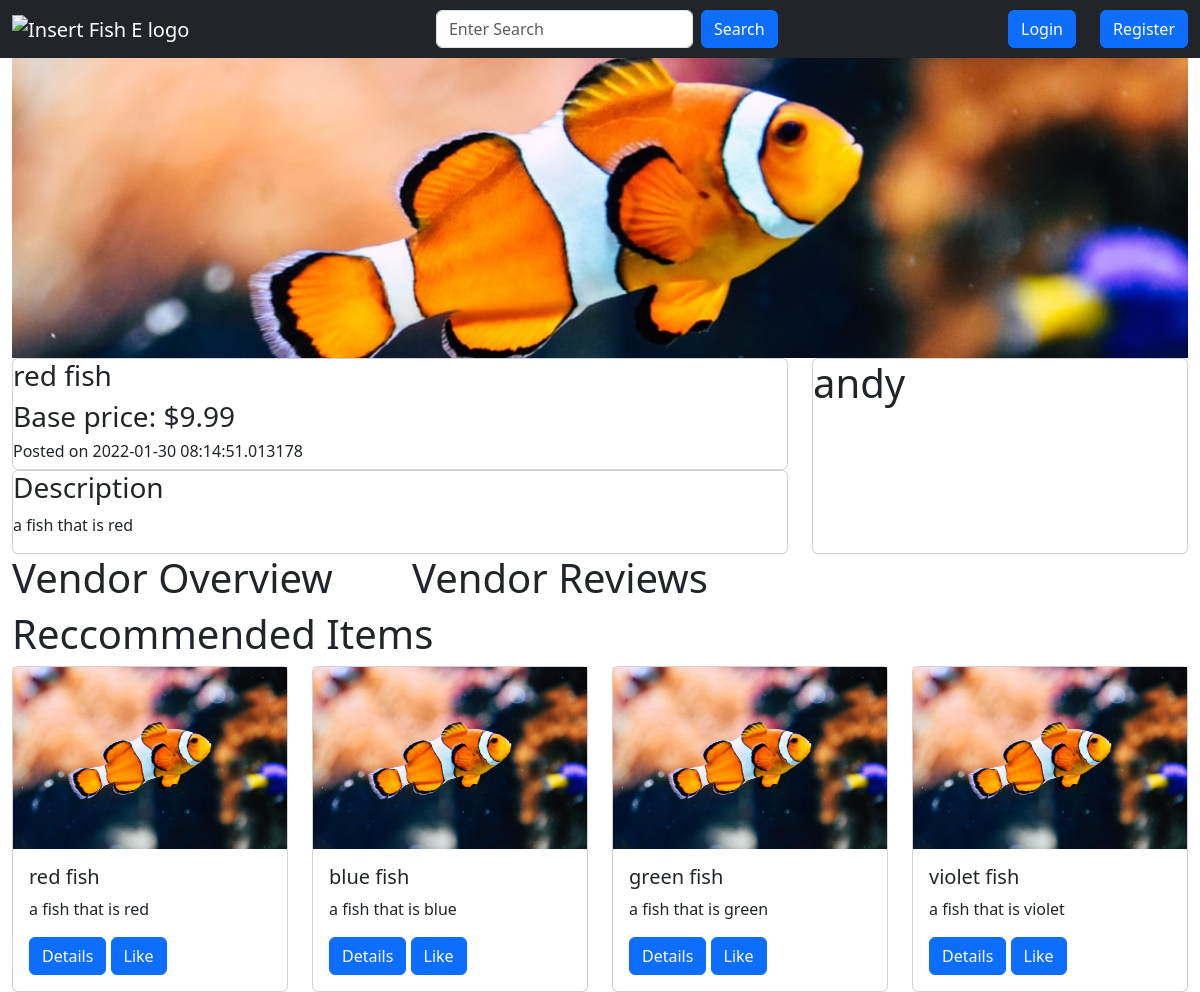
Page /item/1 on the committed database.
### app.py (models this page shows, shortened)
class Item(db.Model):
    id = db.Column(db.Integer, primary_key=True)
    user_id = db.Column(db.Integer, db.ForeignKey("user.id"), nullable=False)
    name = db.Column(db.String(100), nullable=False)
    description = db.Column(db.String(500), nullable=False)
    date_posted = db.Column(db.DateTime, nullable=False, default=datetime.utcnow)
    base_price = db.Column(db.Float, nullable=False)
    image_file = db.Column(db.String(200), nullable=False)
    likes = db.relationship("ItemLike", backref="item", lazy=True)

class User(db.Model, UserMixin):
    id = db.Column(db.Integer, primary_key=True)
    username = db.Column(db.String(20), unique=True, nullable=False)
    email = db.Column(db.String(120), unique=True, nullable=False)
    image_file = db.Column(db.String(20), nullable=False, default="default.jpg")
    password = db.Column(db.String(60), nullable=False)
    items = db.relationship("Item", backref="author", lazy=True)
    reviews = db.relationship("Review", foreign_keys="Review.user_id", backref="author", lazy=True)
    reviewed = db.relationship("Review", foreign_keys="Review.recipient_id", backref="getter", lazy=True)
    liked = db.relationship("ItemLike", foreign_keys="ItemLike.user_id", backref="user", lazy=True)

### app.py (the view)
@app.route("/item/<int:item_id>")
def render_item(item_id):
    r_items = Item.query.limit(4).all()
    form = SearchForm()
    item = Item.query.filter_by(id=item_id).first()
    vendor = User.query.filter_by(id=item.user_id).first()
    if item:
        return render_template("item.html", form=form, item=item, vendor=vendor, r_items=r_items)

### app.py
class SearchForm(FlaskForm):
    search = StringField(
        validators=[DataRequired()], render_kw={"placeholder": "Enter Search"}
    )
    submit = SubmitField("Search")

### templates/item.html (shortened to what this page needs)
{% from 'macros/navbar.html' import navbar %}
{% from 'macros/reccommended_items.html' import reccommended_items %}
{% extends 'base.html' %}
{% block content %}
{{ navbar(form, current_user) }}
<div class="container-fluid">
    <div class="row">
        <div class="col-md-12">
            <img src="{{ url_for('static', filename='img/' + item.image_file) }}" alt="insert image"
                style="object-fit: cover; width: 100%; height: 300px;">
        </div>
    </div>
    <div class="row">
        <div class="col-md-8">
            <div class="row">
                <div class="col">
                    <div class="card">
                        <div class="row">
                            <div class="col">
                                <h3>{{ item.name }}</h3>
                            </div>
                        </div>
                        <div class="row">
                            <div class="col">
                                <h3>Base price: ${{ item.base_price }}</h3>
                            </div>
                        </div>
                        <div class="row">
                            <div class="col">
                                <h6>Posted on {{ item.date_posted }}</h3>
                            </div>
                        </div>
                    </div>
                </div>
            </div>
            <div class="row">
                <div class="col">
                    <div class="card">
                        <h3>Description</h3>
                        <p>{{ item.description }}</p>
                    </div>
                </div>
            </div>
        </div>
        <div class="col-md-4">
            <div class="card" style="height: 100%;">
                <h1>{{ vendor.username }}</h1>
            </div>
        </div>
    </div>
    <div class="row">
        <div class="col-md-4">
            <h1>Vendor Overview</h1>
        </div>
        <div class="col-md-8">
            <h1>Vendor Reviews</h1>
        </div>
    </div>
    <div class="row">
        <div class="col-md-12">
            {{ reccommended_items(r_items, current_user) }}
        </div>
    </div>
</div>
{% endblock content %}

### templates/macros/navbar.html (shortened to what this page needs)
{% macro navbar(form, current_user) %}
<nav class="navbar navbar-expand-lg navbar-dark bg-dark">
    <div class="container-fluid">
        <a class="navbar-brand" href="/home"><img src="" alt="Insert Fish E logo"></a>
        <form class="d-flex" action="/search" method="get">
            {{ form.search(class_="form-control me-2") }}
            {{ form.submit(class_="btn btn-primary") }}
        </form>
        <div class="d-flex row">
            {% if current_user.is_authenticated %}
            <div class="col">
                <a href="/items"><button class="btn btn-primary">Items</button></a>
            </div>
            <div class="col">
                <a href="/likes"><button class="btn btn-primary">Likes</button></a>
            </div>
            <div class="col">
                <a href="/chats"><button class="btn btn-primary">Chats</button></a>
            </div>
            <div class="col">
                <a href="/logout"><button class="btn btn-primary">Logout</button></a>
            </div>
            <div class="col">
                <a href=""><img src="https://mdbcdn.b-cdn.net/img/new/avatars/2.webp" alt="pfp" class="rounded-circle"
                        width="38px"></a>
            </div>
            {% else %}
            <div class="col">
                <a href="/login"><button class="btn btn-primary">Login</button></a>
            </div>
            <div class="col">
                <a href="/register"><button class="btn btn-primary">Register</button></a>
            </div>
            {% endif %}
        </div>
    </div>
</nav>
{% endmacro %}

### templates/macros/reccommended_items.html
{% from 'macros/item_card.html' import item_card %}
{% macro reccommended_items(items, current_user) %}
<div class="row">
    <div class="col">
        <div class="row">
            <div class="col">
                <h1>Reccommended Items</h1>
            </div>
        </div>
        <div class="row gy-5">
            {% for item in items %}
            <div class="col-md-3">
                {{ item_card(item, current_user) }}
            </div>
            {% endfor %}
        </div>
    </div>
</div>
{% endmacro %}

### templates/base.html (shortened to what this page needs)
<!doctype html>
<html lang="en">
<head>
    {% block head %}
    {% block styles %}
    {{ bootstrap.load_css() }}
    <link rel="stylesheet" href="{{ url_for('static', filename='style.css') }}">
    {% endblock %}
    {% endblock %}
</head>
<body>
    {% block content %}{% endblock %}
</body>
</html>

### templates/macros/item_card.html
{% macro item_card(item, current_user) %}
<div class="card">
    <img src="{{ url_for('static', filename='img/' + item.image_file) }}" alt="insert image"
        style="display: block; max-width: 100%; height: auto;">
    <div class="card-body">
        <h5 class="card-title">{{ item.name }}</h5>
        <p class="card-text">{{ item.description }}</p>
        <a href="/item/{{ item.id }}" class="btn btn-primary">Details</a>
        {% if current_user.is_authenticated %}
        {% if not current_user.has_liked_item(item) %}
        <a href="{{ url_for('like_action', item_id=item.id, action='like') }}" class="btn btn-primary">Like</a>
        {% else %}
        <a href="{{ url_for('like_action', item_id=item.id, action='unlike') }}" class="btn btn-primary">Unlike</a>
        {% endif %}
        {% else %}
        <a href="{{ url_for('like_action', item_id=item.id, action='like') }}" class="btn btn-primary">Like</a>
        {% endif %}
    </div>
</div>
{% endmacro %}

### rows in the picture
Item: image_file (placeholder picture), name "red fish", base_price "9.99", date_posted "2022-01-30 08:14:51.013178", description "a fish that is red"
User: username "andy"
Item: image_file (placeholder picture), name "blue fish", description "a fish that is blue"
Item: image_file (placeholder picture), name "green fish", description "a fish that is green"
Item: image_file (placeholder picture), name "violet fish", description "a fish that is violet"
